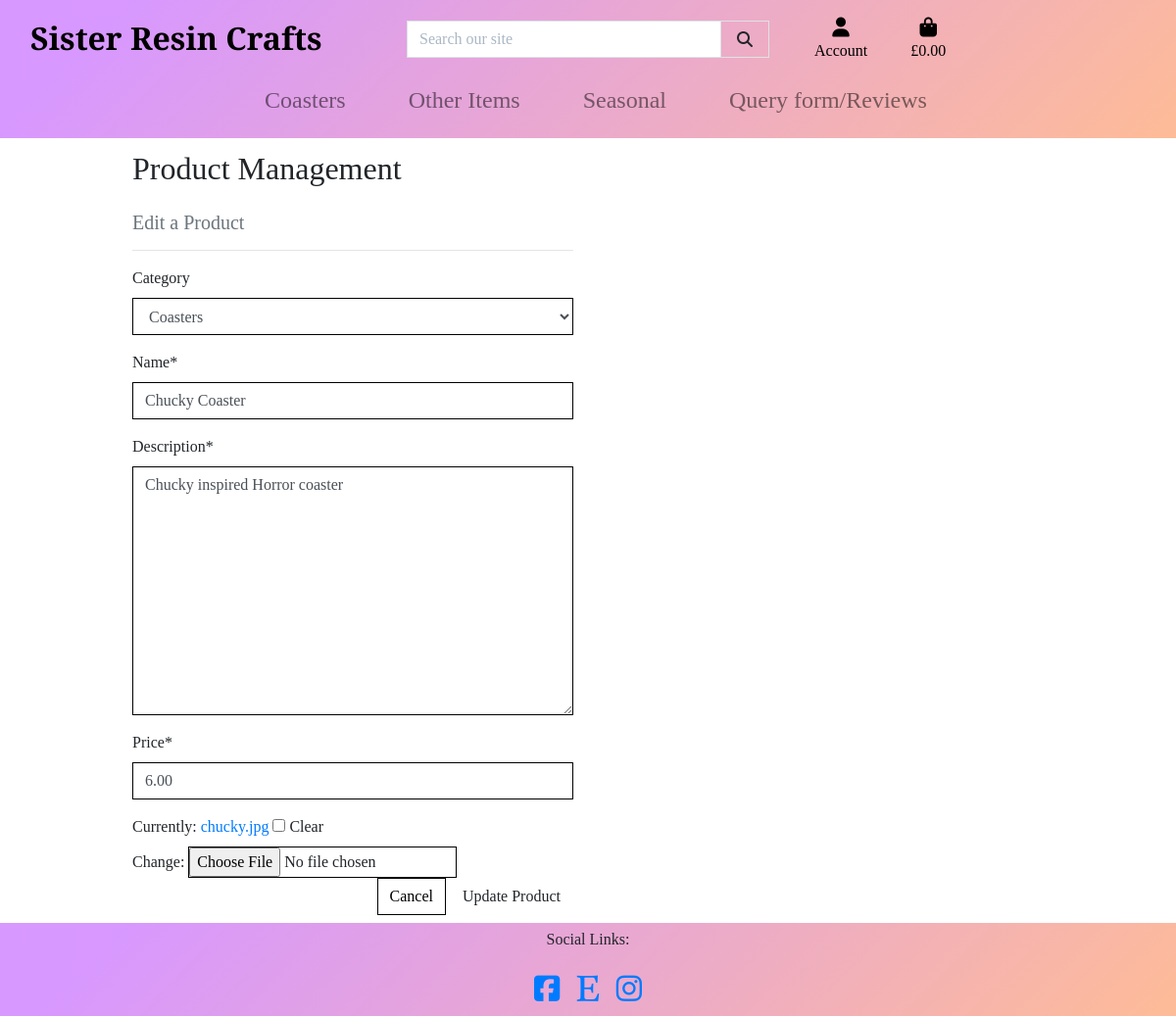
/products/edit/1/ (signed in), run on an earlier commit of the app's database.
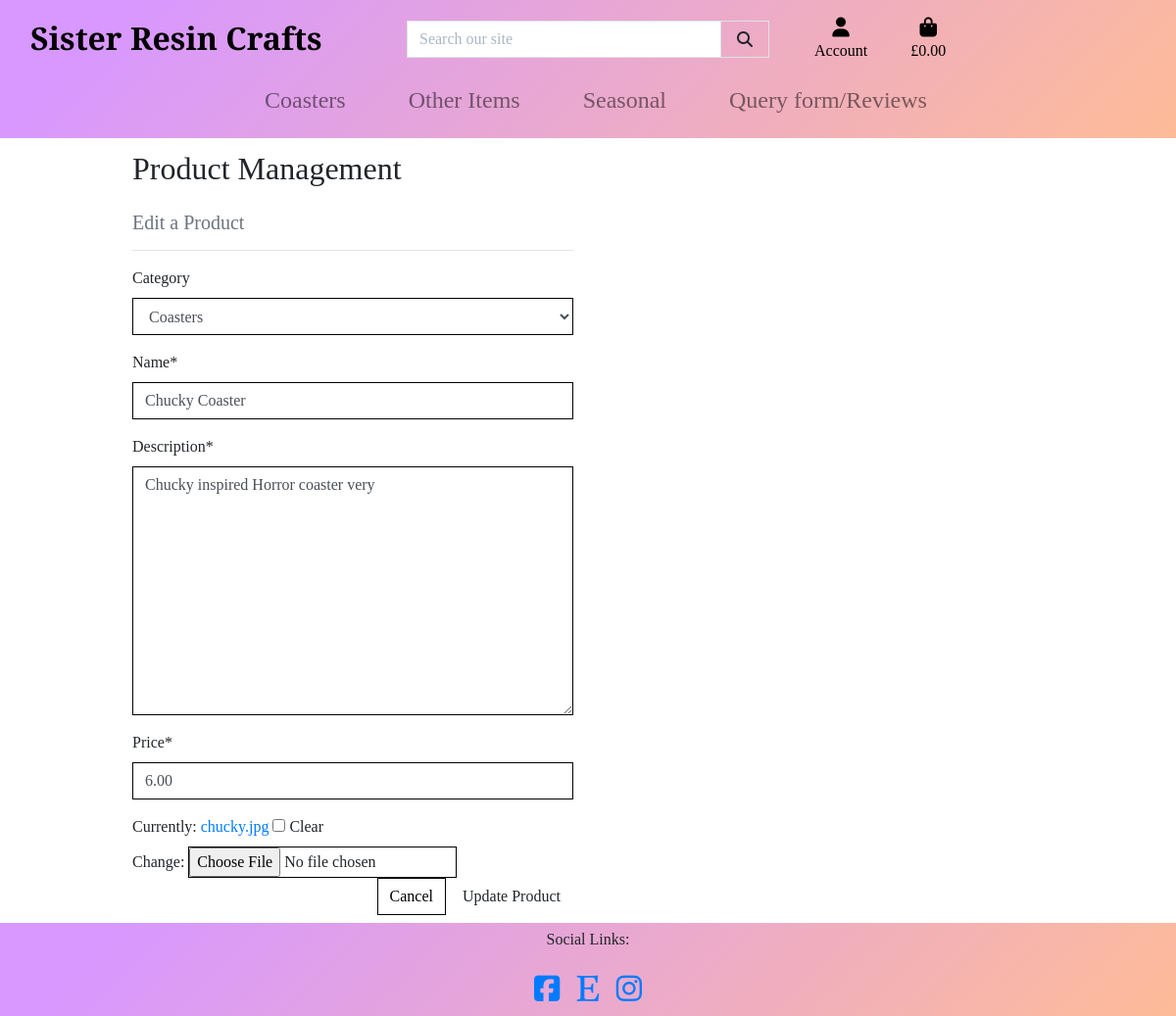
And on a later commit of the database.
### products/models.py (models this page shows, shortened)
class Product(models.Model):
    category = models.ForeignKey('Category', null=True, blank=True, on_delete=models.SET_NULL)
    name = models.CharField(max_length=300)
    description = models.TextField()
    price = models.DecimalField(max_digits=6, decimal_places=2)
    image = models.ImageField(null=True, blank=True)

### products/views.py (the view)
# urls.py: path('edit/<int:product_id>/', views.edit_product, name='edit_product'),
@login_required
def edit_product(request, product_id):
    if not request.user.is_superuser:
        messages.error(request, 'Sorry, only store owners can do that.')
        return redirect(reverse('home'))
    product = get_object_or_404(Product, pk=product_id)
    if request.method == 'POST':
        form = ProductForm(request.POST, request.FILES, instance=product)
        if form.is_valid():
            form.save()
            messages.success(request, 'Successfully updated product!')
            return redirect(reverse('product_detail', args=[product.id]))
        else:
            messages.error(request, 'Failed to update product. Please ensure the form is valid.')
    else:
        form = ProductForm(instance=product)
        messages.info(request, f'You are editing {product.name}')
    template = 'products/edit_product.html'
    context = {
        'form': form,
        'product': product,
    }
    return render(request, template, context)

### products/forms.py
class ProductForm(forms.ModelForm):
    class Meta:
        model = Product
        fields = '__all__'
        image = forms.ImageField(label='Image', required=False, widget=CustomClearableFileInput)
    def __init__(self, *args, **kwargs):
        super().__init__(*args, **kwargs)
        categories = Category.objects.all()
        friendly_names = [(c.id, c.get_friendly_name()) for c in categories]
        self.fields['category'].choices = friendly_names
        for field_name, field in self.fields.items():
            field.widget.attrs['class'] = 'border-black rounded-0'

### bag/contexts.py (called while the page is built, shortened)
def bag_contents(request):
    bag_items = []
    total = 0
    product_count = 0
    bag = request.session.get('bag', {})
    grand_total = total
    context = {
        'bag_items': bag_items,
        'total': total,
        'product_count': product_count,
        'grand_total': grand_total,
        }
    return context

### products/models.py (called while the page is built)
    def get_friendly_name(self):
        return self.friendly_name

### products/templates/products/edit_product.html (shortened to what this page needs)
{% extends "base.html" %}
{% load static %}
{% block page_header %}
    <div class="container header-container">
    </div>
{% endblock %}
{% block content %}
    <div class="container">
        <div class="row">
            <div class="col-12 col-md-6">
                <h2 class="logo-font mb-4">Product Management</h2>
                <h5 class="text-muted">Edit a Product</h5>
                <hr>
            </div>
        </div>
        <div class="row">
            <div class="col-12 col-md-6">
                <form method="POST" action="{% url 'edit_product' product.id %}" class="form mb-2" enctype="multipart/form-data">
                    {% for field in form %}
                        {% if field.name != 'image' %}
                            {{ field | as_crispy_field }}
                        {% else %}
                            {{ field }}
                        {% endif %}
                    {% endfor %}
                    <div class="text-right">
                        <a class="btn btn-outline-black rounded-0" href="{% url 'products' %}">Cancel</a>
                        <button class="btn btn-black rounded-0" type="submit">Update Product</button>
                    </div>
                </form>
            </div>
        </div>
    </div>
{% endblock %}

What changed in the data, as far as the page shows it:
changed Product "Coasters": description "Chucky inspired Horror coaster" → "Chucky inspired Horror coaster very"
